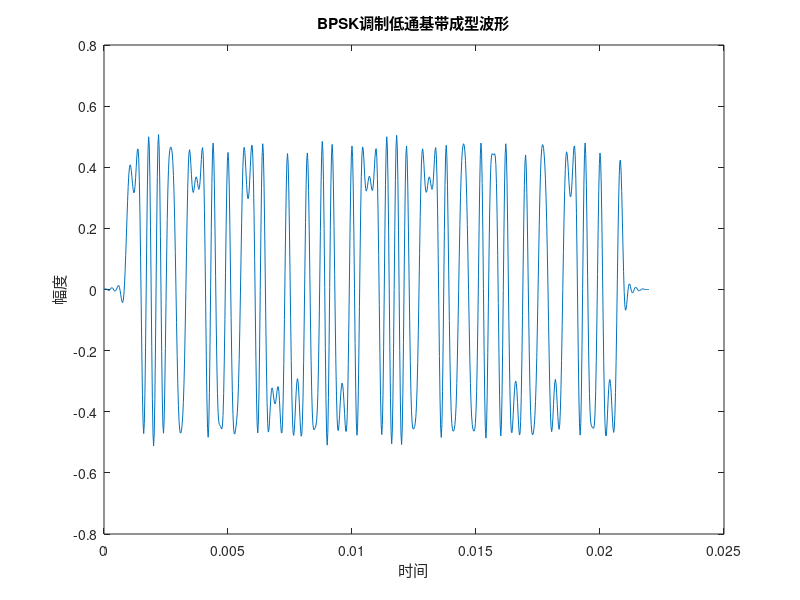
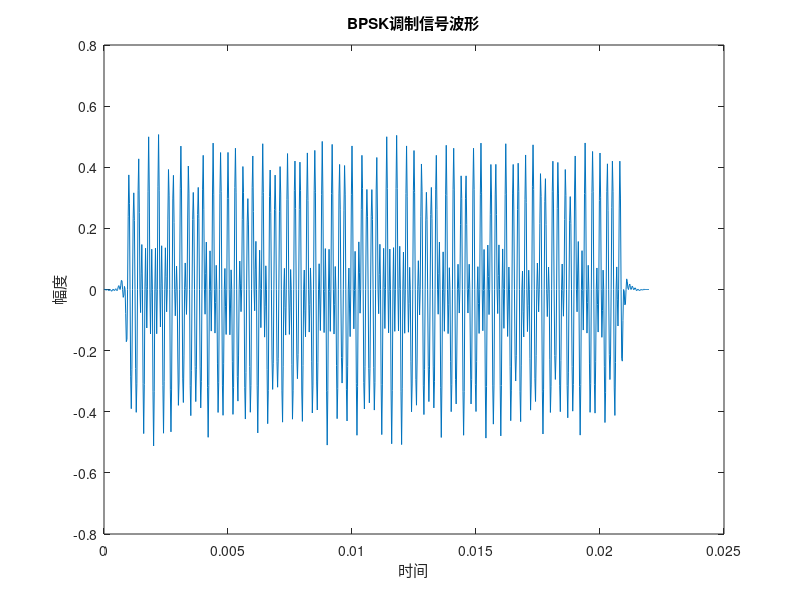

Write the MATLAB code that produced these figures, in order. (Note: this script raises an error after producing the figures.)
clc;
clear all;
Snr = 5;%信噪比
L = 100;
Nsamp = 8;
fc = 5000;%载波
fs = 8*fc;
msg = randi([0,1],1,L);%生成随机的0，1信号，长度为L的数组
msgup = upsample(1-2*msg,Nsamp);%采样函数
h = rcosfir(0.5,[-5,5],8,1,'sqrt');%升余弦滤波器
msgShape = conv(msgup,h);%基带成型
t = (0:length(msgShape)-1)/fs;
figure
plot(t,msgShape)
ylabel('幅度')
xlabel('时间')
title('BPSK调制低通基带成型波形')
signal = cos(2*pi*fc*t).*msgShape;%实现BPSK调制
figure
plot(t,signal)
ylabel('幅度')
xlabel('时间')
title('BPSK调制信号波形')
[fre,Amp] = FFTCalcute(signal,fs);
figure
plot(fre,Amp)
ylabel('幅度')
xlabel('频谱(Hz)')
title('BPSK调制信号频谱')
signaln = awgn(signal,Snr,'measured');
[fren,Ampn] = FFTCalcute(signaln,fs);
figure
plot(t,signaln)
ylabel('幅度')
xlabel('时间')
title('经过信道的调制信号波形')
figure
plot(fren,Ampn)
ylabel('幅度')
xlabel('频谱(Hz)')
title('经过信道的信号频谱')
%% 解调
signal0 = signaln.*cos(2*pi*fc*t);%乘以载波
signalPass = 2*conv(signal0,h);%低通滤波
figure
plot(signalPass)
ylabel('幅度')
xlabel('时间')
title('解调低通滤波波形')
%% 下采样
sample = signalPass(81:8:end);%8倍下采样
sample0 = sample(1:end-10);%去除后面10位全零
figure
stem(sample0)
title('8倍下采样')
%% 判决
demsg = sample0<0;
figure
subplot(211)
stairs(msg)
axis([1,L,-0.5,1.5])
title('原始信息')
subplot(212)
stairs(demsg)
axis([1,L,-0.5,1.5])
title('解调信息')
%简单说明test1的功能，实现从随机信号生成、BPSK调制到最后解调判决的全过程。本程序会生成8个图像，分别是不同阶段的波形图和频谱图



